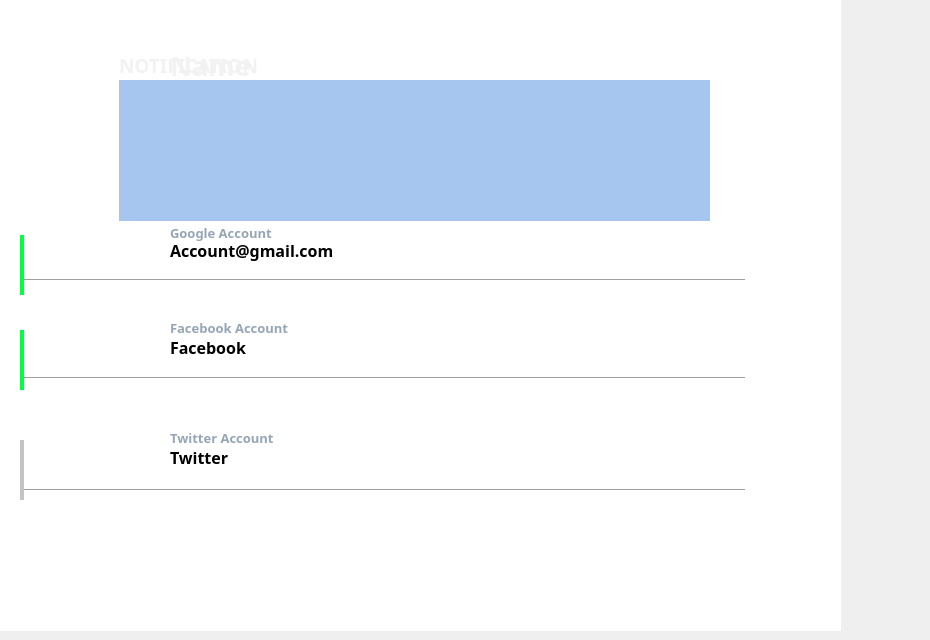
        <widget class="QWidget" name="Homepage">
         <widget class="QLabel" name="Style">
          <property name="geometry">
           <rect>
            <x>-50</x>
            <y>-30</y>
            <width>921</width>
            <height>261</height>
           </rect>
          </property>
          <property name="text">
           <string>&lt;html&gt;&lt;head/&gt;&lt;body&gt;&lt;p&gt;&lt;img src=&quot;:/User/User/Style1.png&quot;width=&quot;1000&quot; height=&quot;200&quot;/&gt;&lt;/p&gt;&lt;/body&gt;&lt;/html&gt;</string>
          </property>
         </widget>
         <widget class="QLabel" name="background">
          <property name="geometry">
           <rect>
            <x>0</x>
            <y>0</y>
            <width>841</width>
            <height>631</height>
           </rect>
          </property>
          <property name="styleSheet">
           <string notr="true">background-color: rgb(255, 255, 255);</string>
          </property>
          <property name="text">
           <string/>
          </property>
         </widget>
         <widget class="QPushButton" name="Notification">
          <property name="geometry">
           <rect>
            <x>760</x>
            <y>30</y>
            <width>51</width>
            <height>51</height>
           </rect>
          </property>
          <property name="text">
           <string/>
          </property>
          <property name="icon">
           <iconset resource="images_and_icons/SignInRegPage.qrc">
            <normaloff>:/User/User/notifications.png</normaloff>:/User/User/notifications.png</iconset>
          </property>
          <property name="iconSize">
           <size>
            <width>40</width>
            <height>40</height>
           </size>
          </property>
          <property name="flat">
           <bool>true</bool>
          </property>
         </widget>
         <widget class="QLabel" name="avatar">
          <property name="geometry">
           <rect>
            <x>30</x>
            <y>20</y>
            <width>131</width>
            <height>131</height>
           </rect>
          </property>
          <property name="text">
           <string>&lt;html&gt;&lt;head/&gt;&lt;body&gt;&lt;p&gt;&lt;img src=&quot;:/User/User/Avatar.png&quot; height=&quot;130&quot; weight=&quot;130&quot;/&gt;&lt;/p&gt;&lt;/body&gt;&lt;/html&gt;</string>
          </property>
         </widget>
         <widget class="QLabel" name="name">
          <property name="geometry">
           <rect>
            <x>170</x>
            <y>40</y>
            <width>501</width>
            <height>51</height>
           </rect>
          </property>
          <property name="font">
           <font>
            <family>Bahnschrift SemiBold</family>
            <pointsize>20</pointsize>
            <weight>75</weight>
            <bold>true</bold>
           </font>
          </property>
          <property name="styleSheet">
           <string notr="true">color: rgb(242, 242, 242);</string>
          </property>
          <property name="text">
           <string>Name</string>
          </property>
         </widget>
         <widget class="QLabel" name="caption">
          <property name="geometry">
           <rect>
            <x>170</x>
            <y>90</y>
            <width>511</width>
            <height>16</height>
           </rect>
          </property>
          <property name="font">
           <font>
            <family>Bahnschrift SemiBold</family>
            <pointsize>10</pointsize>
            <weight>75</weight>
            <bold>true</bold>
           </font>
          </property>
          <property name="styleSheet">
           <string notr="true">color: rgb(209, 209, 209);</string>
          </property>
          <property name="text">
           <string>Hi I am not here for the app</string>
          </property>
         </widget>
         <widget class="QLabel" name="googleStatus">
          <property name="geometry">
           <rect>
            <x>20</x>
            <y>235</y>
            <width>4</width>
            <height>60</height>
           </rect>
          </property>
          <property name="styleSheet">
           <string notr="true">background-color: rgb(0, 255, 65);</string>
          </property>
          <property name="text">
           <string/>
          </property>
         </widget>
         <widget class="QLabel" name="facebookStatus">
          <property name="geometry">
           <rect>
            <x>20</x>
            <y>330</y>
            <width>4</width>
            <height>60</height>
           </rect>
          </property>
          <property name="styleSheet">
           <string notr="true">background-color: rgb(0, 255, 65);</string>
          </property>
          <property name="text">
           <string/>
          </property>
         </widget>
         <widget class="QLabel" name="twitterStatus">
          <property name="geometry">
           <rect>
            <x>20</x>
            <y>440</y>
            <width>4</width>
            <height>60</height>
           </rect>
          </property>
          <property name="styleSheet">
           <string notr="true">background-color: rgb(196, 196, 196);</string>
          </property>
          <property name="text">
           <string/>
          </property>
         </widget>
         <widget class="Line" name="line_7">
          <property name="geometry">
           <rect>
            <x>24</x>
            <y>270</y>
            <width>721</width>
            <height>20</height>
           </rect>
          </property>
          <property name="styleSheet">
           <string notr="true">color: rgb(167, 165, 165);</string>
          </property>
          <property name="orientation">
           <enum>Qt::Horizontal</enum>
          </property>
         </widget>
         <widget class="Line" name="line_6">
          <property name="geometry">
           <rect>
            <x>24</x>
            <y>368</y>
            <width>721</width>
            <height>20</height>
           </rect>
          </property>
          <property name="styleSheet">
           <string notr="true">color: rgb(167, 165, 165);</string>
          </property>
          <property name="orientation">
           <enum>Qt::Horizontal</enum>
          </property>
         </widget>
         <widget class="Line" name="line_8">
          <property name="geometry">
           <rect>
            <x>24</x>
            <y>480</y>
            <width>721</width>
            <height>20</height>
           </rect>
          </property>
          <property name="styleSheet">
           <string notr="true">color: rgb(167, 165, 165);</string>
          </property>
          <property name="orientation">
           <enum>Qt::Horizontal</enum>
          </property>
         </widget>
         <widget class="QPushButton" name="googleBtn">
          <property name="geometry">
           <rect>
            <x>40</x>
            <y>220</y>
            <width>71</width>
            <height>51</height>
           </rect>
          </property>
          <property name="text">
           <string/>
          </property>
          <property name="icon">
           <iconset resource="images_and_icons/SignInRegPage.qrc">
            <normaloff>:/User/User/google.png</normaloff>:/User/User/google.png</iconset>
          </property>
          <property name="iconSize">
           <size>
            <width>50</width>
            <height>50</height>
           </size>
          </property>
          <property name="flat">
           <bool>true</bool>
          </property>
         </widget>
         <widget class="QPushButton" name="facebookBtn">
          <property name="geometry">
           <rect>
            <x>43</x>
            <y>320</y>
            <width>61</width>
            <height>51</height>
           </rect>
          </property>
          <property name="text">
           <string/>
          </property>
          <property name="icon">
           <iconset resource="images_and_icons/SignInRegPage.qrc">
            <normaloff>:/User/User/facebook.png</normaloff>:/User/User/facebook.png</iconset>
          </property>
          <property name="iconSize">
           <size>
            <width>50</width>
            <height>50</height>
           </size>
          </property>
          <property name="flat">
           <bool>true</bool>
          </property>
         </widget>
         <widget class="QPushButton" name="twitterBtn">
          <property name="geometry">
           <rect>
            <x>40</x>
            <y>430</y>
            <width>71</width>
            <height>51</height>
           </rect>
          </property>
          <property name="text">
           <string/>
          </property>
          <property name="icon">
           <iconset resource="images_and_icons/SignInRegPage.qrc">
            <normaloff>:/User/User/twitter.png</normaloff>:/User/User/twitter.png</iconset>
          </property>
          <property name="iconSize">
           <size>
            <width>50</width>
            <height>50</height>
           </size>
          </property>
          <property name="flat">
           <bool>true</bool>
          </property>
         </widget>
         <widget class="QLabel" name="googleTitle">
          <property name="geometry">
           <rect>
            <x>170</x>
            <y>225</y>
            <width>511</width>
            <height>16</height>
           </rect>
          </property>
          <property name="font">
           <font>
            <family>Bahnschrift SemiBold</family>
            <pointsize>10</pointsize>
            <weight>75</weight>
            <bold>true</bold>
           </font>
          </property>
          <property name="styleSheet">
           <string notr="true">color: rgb(149, 165, 180);</string>
          </property>
          <property name="text">
           <string>Google Account</string>
          </property>
         </widget>
         <widget class="QLabel" name="facebookTitle">
          <property name="geometry">
           <rect>
            <x>170</x>
            <y>320</y>
            <width>511</width>
            <height>16</height>
           </rect>
          </property>
          <property name="font">
           <font>
            <family>Bahnschrift SemiBold</family>
            <pointsize>10</pointsize>
            <weight>75</weight>
            <bold>true</bold>
           </font>
          </property>
          <property name="styleSheet">
           <string notr="true">color: rgb(149, 165, 180);</string>
          </property>
          <property name="text">
           <string>Facebook Account</string>
          </property>
         </widget>
         <widget class="QLabel" name="twitterTitle">
          <property name="geometry">
           <rect>
            <x>170</x>
            <y>430</y>
            <width>511</width>
            <height>16</height>
           </rect>
          </property>
          <property name="font">
           <font>
            <family>Bahnschrift SemiBold</family>
            <pointsize>10</pointsize>
            <weight>75</weight>
            <bold>true</bold>
           </font>
          </property>
          <property name="styleSheet">
           <string notr="true">color: rgb(149, 165, 180);</string>
          </property>
          <property name="text">
           <string>Twitter Account</string>
          </property>
         </widget>
         <widget class="QLabel" name="googleAcc">
          <property name="geometry">
           <rect>
            <x>170</x>
            <y>235</y>
            <width>451</width>
            <height>31</height>
           </rect>
          </property>
          <property name="font">
           <font>
            <family>Bahnschrift SemiBold</family>
            <pointsize>12</pointsize>
            <weight>75</weight>
            <bold>true</bold>
           </font>
          </property>
          <property name="text">
           <string>Account@gmail.com</string>
          </property>
         </widget>
         <widget class="QLabel" name="facebookAcc">
          <property name="geometry">
           <rect>
            <x>170</x>
            <y>332</y>
            <width>451</width>
            <height>31</height>
           </rect>
          </property>
          <property name="font">
           <font>
            <family>Bahnschrift SemiBold</family>
            <pointsize>12</pointsize>
            <weight>75</weight>
            <bold>true</bold>
           </font>
          </property>
          <property name="text">
           <string>Facebook</string>
          </property>
         </widget>
         <widget class="QLabel" name="twitterAcc">
          <property name="geometry">
           <rect>
            <x>170</x>
            <y>442</y>
            <width>451</width>
            <height>31</height>
           </rect>
          </property>
          <property name="font">
           <font>
            <family>Bahnschrift SemiBold</family>
            <pointsize>12</pointsize>
            <weight>75</weight>
            <bold>true</bold>
           </font>
          </property>
          <property name="text">
           <string>Twitter</string>
          </property>
         </widget>
         <widget class="QWidget" name="notification_Win" native="true">
          <property name="geometry">
           <rect>
            <x>19</x>
            <y>20</y>
            <width>741</width>
            <height>581</height>
           </rect>
          </property>
          <widget class="QLabel" name="style1">
           <property name="geometry">
            <rect>
             <x>690</x>
             <y>18</y>
             <width>51</width>
             <height>61</height>
            </rect>
           </property>
           <property name="text">
            <string>&lt;html&gt;&lt;head/&gt;&lt;body&gt;&lt;p&gt;&lt;img src=&quot;:/User/User/Polygon.png&quot; width=&quot;50&quot; height=&quot;50&quot;/&gt;&lt;/p&gt;&lt;/body&gt;&lt;/html&gt;</string>
           </property>
          </widget>
          <widget class="QLabel" name="style2">
           <property name="geometry">
            <rect>
             <x>83</x>
             <y>7</y>
             <width>641</width>
             <height>231</height>
            </rect>
           </property>
           <property name="frameShadow">
            <enum>QFrame::Plain</enum>
           </property>
           <property name="text">
            <string>&lt;html&gt;&lt;head/&gt;&lt;body&gt;&lt;p&gt;&lt;img src=&quot;:/User/User/polygon2.png&quot; width=&quot;625&quot;height=&quot;200&quot;/&gt;&lt;/p&gt;&lt;/body&gt;&lt;/html&gt;</string>
           </property>
          </widget>
          <widget class="QLabel" name="notificationTitle">
           <property name="geometry">
            <rect>
             <x>100</x>
             <y>30</y>
             <width>151</width>
             <height>31</height>
            </rect>
           </property>
           <property name="font">
            <font>
             <family>Bahnschrift SemiBold</family>
             <pointsize>14</pointsize>
             <weight>75</weight>
             <bold>true</bold>
            </font>
           </property>
           <property name="styleSheet">
            <string notr="true">color: rgb(242, 242, 242);</string>
           </property>
           <property name="text">
            <string>NOTIFICATION</string>
           </property>
          </widget>
          <widget class="QScrollArea" name="noticeContent">
           <property name="geometry">
            <rect>
             <x>100</x>
             <y>60</y>
             <width>591</width>
             <height>141</height>
            </rect>
           </property>
           <property name="styleSheet">
            <string notr="true">background-color: rgb(166, 198, 240);</string>
           </property>
           <property name="frameShape">
            <enum>QFrame::NoFrame</enum>
           </property>
           <property name="widgetResizable">
            <bool>true</bool>
           </property>
           <widget class="QWidget" name="scrollAreaWidgetContents_2">
            <property name="geometry">
             <rect>
              <x>0</x>
              <y>0</y>
              <width>591</width>
              <height>141</height>
             </rect>
            </property>
           </widget>
          </widget>
         </widget>
         <zorder>background</zorder>
         <zorder>Style</zorder>
         <zorder>Notification</zorder>
         <zorder>avatar</zorder>
         <zorder>name</zorder>
         <zorder>caption</zorder>
         <zorder>googleStatus</zorder>
         <zorder>facebookStatus</zorder>
         <zorder>twitterStatus</zorder>
         <zorder>line_7</zorder>
         <zorder>line_6</zorder>
         <zorder>line_8</zorder>
         <zorder>googleBtn</zorder>
         <zorder>facebookBtn</zorder>
         <zorder>twitterBtn</zorder>
         <zorder>googleTitle</zorder>
         <zorder>facebookTitle</zorder>
         <zorder>twitterTitle</zorder>
         <zorder>googleAcc</zorder>
         <zorder>facebookAcc</zorder>
         <zorder>twitterAcc</zorder>
         <zorder>notification_Win</zorder>
        </widget>
